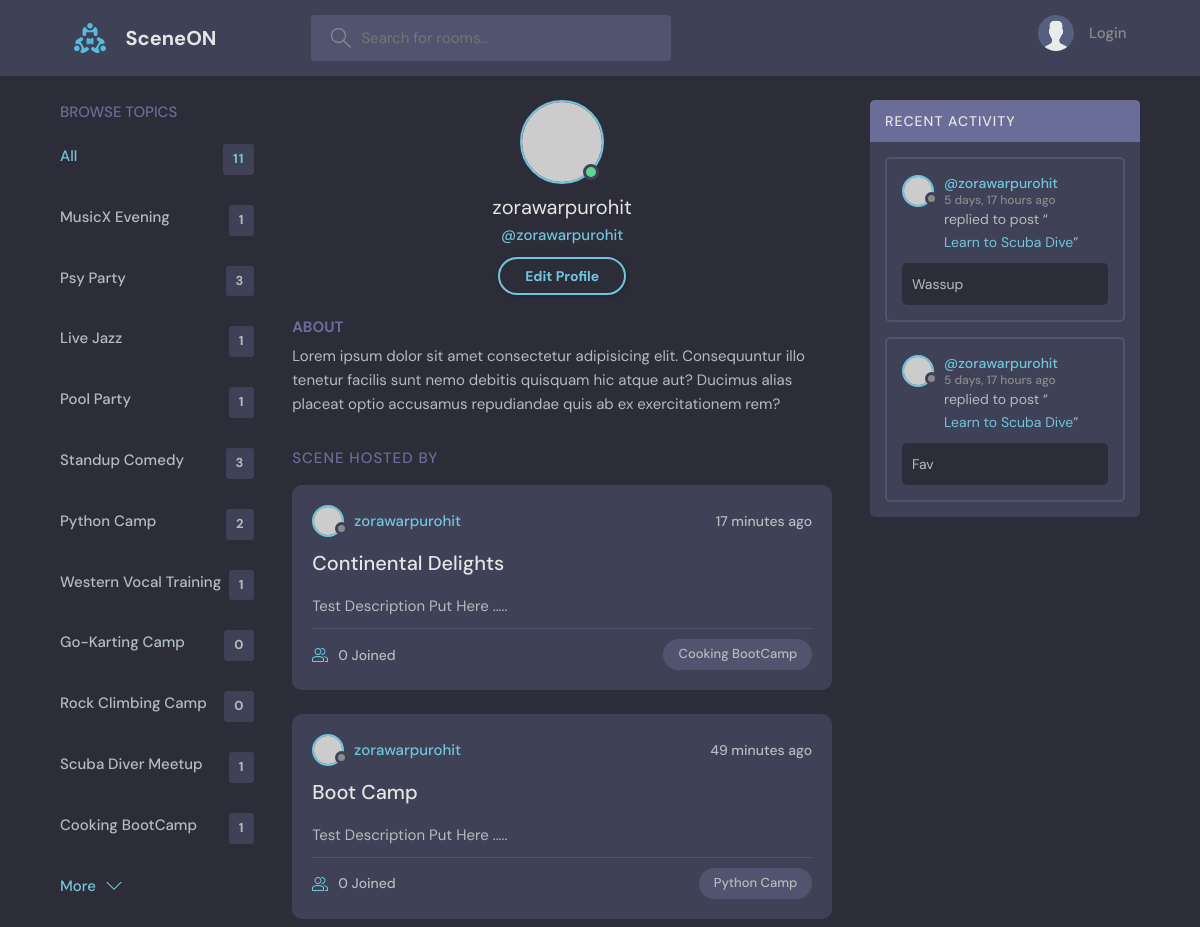
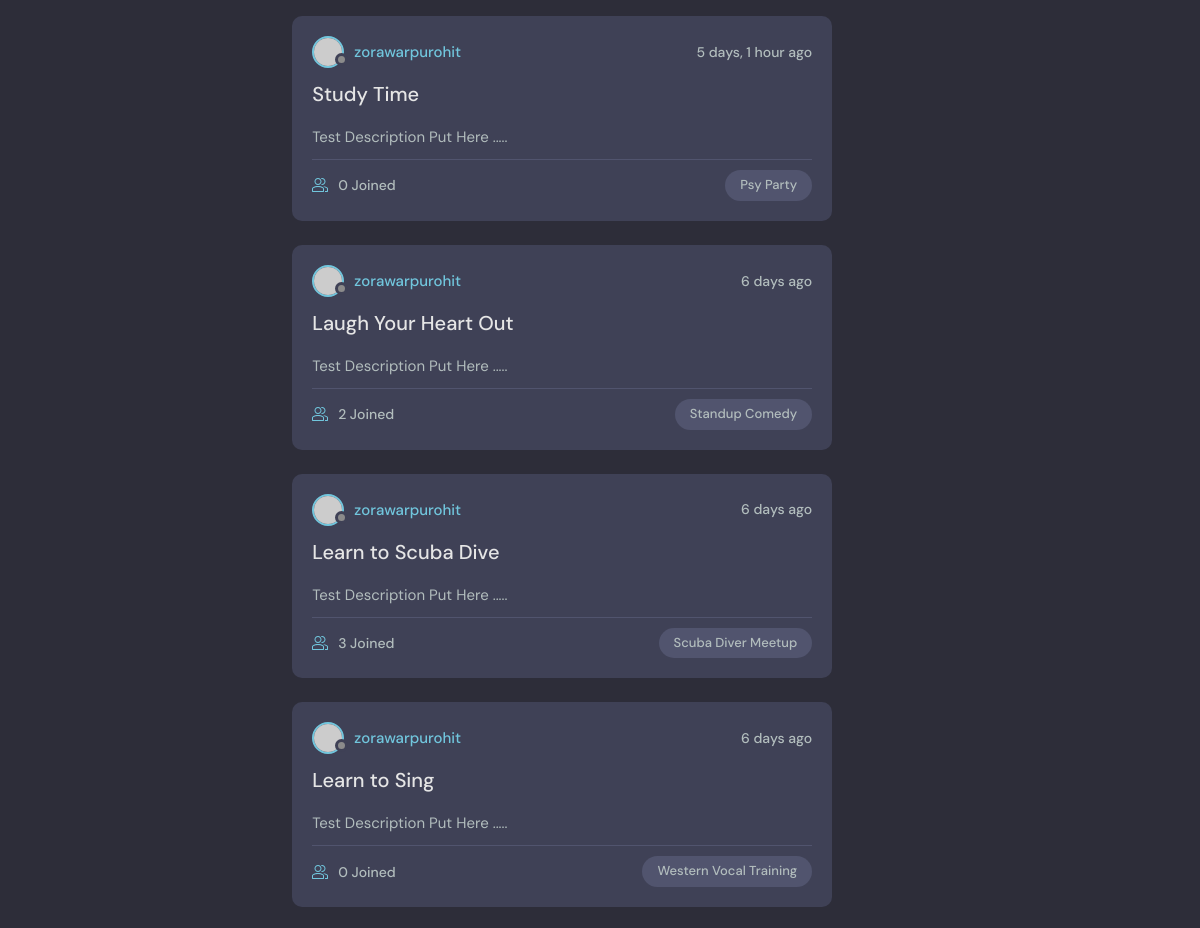
Before: /profile/1 (upper part) with the older database file (2 pictures, top to bottom).
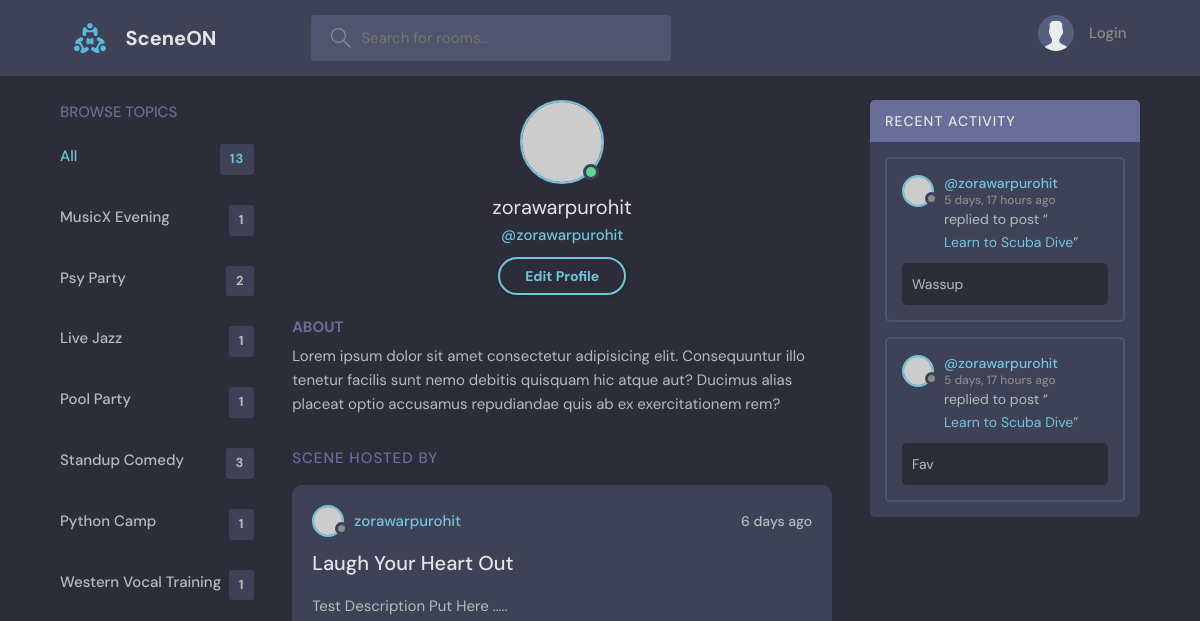
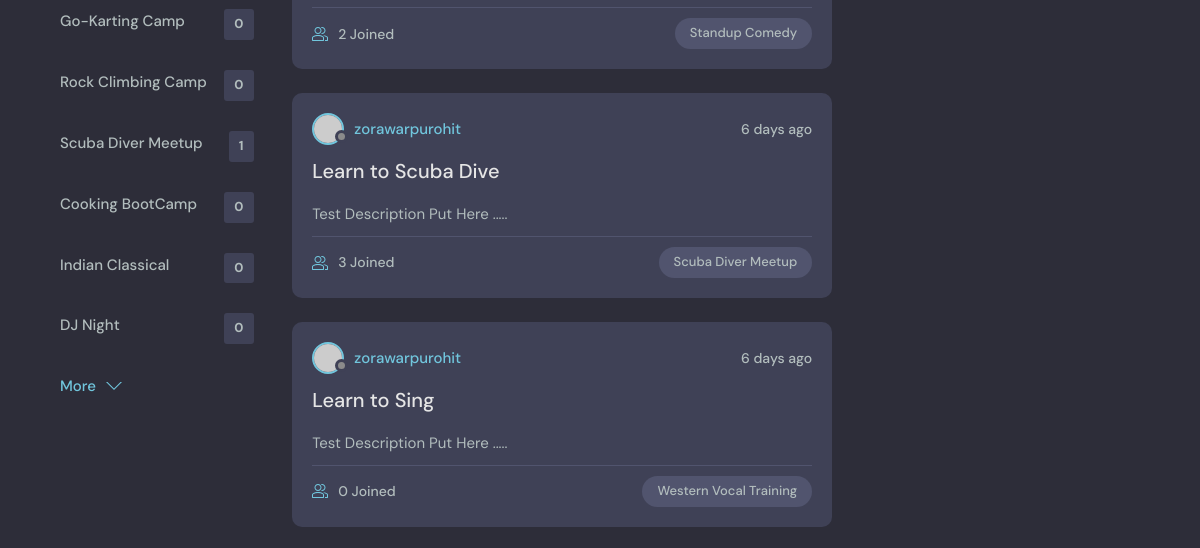
After: the same page with the newer database file (2 pictures, top to bottom).
### base/models.py (models this page shows, shortened)
class Topic(models.Model):
    name = models.CharField(max_length=200)

class Room(models.Model):
    host = models.ForeignKey(User, on_delete=models.SET_NULL, null=True)
    topic = models.ForeignKey(Topic, on_delete=models.SET_NULL, null=True)
    name = models.CharField(max_length=200)
    description = models.TextField(null=True, blank=True)
    participants = models.ManyToManyField(User, related_name='participants', blank = True)
    updated = models.DateTimeField(auto_now=True)
    created = models.DateTimeField(auto_now_add=True)
    class Meta:
        ordering = ['-updated', '-created']
    def __str__(self):
        return self.name

class Message(models.Model):
    user = models.ForeignKey(User, on_delete=models.CASCADE)
    room = models.ForeignKey(Room, on_delete=models.CASCADE)
    body = models.TextField()
    updated = models.DateTimeField(auto_now=True)
    created = models.DateTimeField(auto_now_add=True)
    class Meta:
        ordering = ['-updated', '-created']

### base/views.py (the view)
# urls.py: path('profile/<str:id>', views.userProfile, name="userprofile"),
def userProfile(request, id):
    user = User.objects.get(id=id)
    rooms = user.room_set.all()
    room_messages = user.message_set.all()
    topics = Topic.objects.all()
    profile_data = {'user': user, 'rooms': rooms, 'room_messages': room_messages, 'topics':topics}
    return render(request, 'base/profile.html', profile_data)

### base/templates/base/profile.html
{%extends 'main.html' %}
{% block content %}
  <main class="profile-page layout layout--3">
    <div class="container">
      {% include 'base/topics_component.html' %}
      <div class="roomList">
        <div class="profile">
          <div class="profile__avatar">
            <div class="avatar avatar--large active">
              <img src="https://randomuser.me/api/portraits/men/11.jpg" />
            </div>
          </div>
          <div class="profile__info">
            <h3>{{user.username}}</h3>
            <p>@{{user.username}}</p>
            <a href="edit-user.html" class="btn btn--main btn--pill">Edit Profile</a>
          </div>
          <div class="profile__about">
            <h3>About</h3>
            <p>
              Lorem ipsum dolor sit amet consectetur adipisicing elit. Consequuntur illo tenetur
              facilis sunt nemo debitis quisquam hic atque aut? Ducimus alias placeat optio
              accusamus repudiandae quis ab ex exercitationem rem?
            </p>
          </div>
        </div>
        <div class="roomList__header">
          <div>
            <h2>Scene Hosted by </a>
            </h2>
          </div>
        </div>
        {% include 'base/feed_component.html'%}
      </div>
      {% include 'base/activity_component.html'%}
    </div>
  </main>
{% endblock %}

### templates/main.html (shortened to what this page needs)
<!DOCTYPE html>
{% load static %}
<html lang="en">
  <head>
    <link rel="stylesheet" href="{% static 'styles/style.css' %}" />
  </head>
  <body>
    {% include 'navigation.html' %}
    {% block content %}
    {% endblock %}
  </body>
</html>

### templates/navigation.html (shortened to what this page needs)
{% load static %}
<header class="header header--loggedIn">
    <div class="container">
      <a href="{% url 'home' %}" class="header__logo">
        <img src="{% static 'images/logo.svg' %}" />
        <h1>SceneON</h1>
      </a>
      <form class="header__search" method="GET" action="{% url 'home' %}">
        <label>
          <input name="q" placeholder="Search for rooms..." />
        </label>
      </form>
      <nav class="header__menu">
        {%if request.user.is_authenticated %}
        <div class="header__user">
          <a href="profile.html">
            <div class="avatar avatar--medium active">
              <img src="https://randomuser.me/api/portraits/men/37.jpg" />
            </div>
            <p>{{request.user.username}}<span>@{{request.user.username}}</span></p>
          </a>
          <button class="dropdown-button">
            <svg version="1.1" xmlns="http://www.w3.org/2000/svg" width="32" height="32" viewBox="0 0 32 32">
              <title>chevron-down</title>
              <path d="M16 21l-13-13h-3l16 16 16-16h-3l-13 13z"></path>
            </svg>
          </button>
        </div>
        {% else %}
        <a href="{% url 'login' %}">
          <img src="{% static 'images/avatar.svg' %}" />
          <p>Login</p>
        </a>
        {% endif %}
      </nav>
    </div>
  </header>

### base/templates/base/topics_component.html
<div class="topics">
  <div class="topics__header">
    <h2>Browse Topics</h2>
  </div>
  <ul class="topics__list">
    <li>
      <a href="{% url 'home' %}" class="active">All <span>{{topics.count}}</span></a>
    </li>
    {% for topic in topics %}
    <li>
      <a href="{% url 'home' %}?q={{topic.name}}">{{topic.name}} <span>{{topic.room_set.all.count}}</span></a>
    </li>
    {% endfor %}
  </ul>
  <a class="btn btn--link" href="topics.html">
    More
    <svg version="1.1" xmlns="http://www.w3.org/2000/svg" width="32" height="32" viewBox="0 0 32 32">
      <title>chevron-down</title>
      <path d="M16 21l-13-13h-3l16 16 16-16h-3l-13 13z"></path>
    </svg>
  </a>
</div>

### base/templates/base/feed_component.html (shortened to what this page needs)
{% for room in rooms %}
<div class="roomListRoom">
  <div class="roomListRoom__header">
    <a href="{% url 'userprofile' room.host.id %}" class="roomListRoom__author">
      <div class="avatar avatar--small">
        <img src="https://randomuser.me/api/portraits/women/11.jpg" />
      </div>
      <span>{{room.host.username}}</span>
    </a>
    <div class="roomListRoom__actions">
      <span>{{room.created|timesince}} ago</span>
    </div>
  </div>
  <div class="roomListRoom__content">
    <a href="{% url 'room' room.id %}">{{room.name}}</a>
    <p>
      Test Description Put Here .....
    </p>
  </div>
  <div class="roomListRoom__meta">
    <a href="{% url 'room' room.id %}" class="roomListRoom__joined">
      {{room.participants.all.count}} Joined
    </a>
    <p class="roomListRoom__topic">{{room.topic.name}}</p>
  </div>
</div>
{% endfor %}

### base/templates/base/activity_component.html (shortened to what this page needs)
<div class="activities">
  <div class="activities__header">
    <h2>Recent Activity</h2>
  </div>
  {% for message in room_messages %}
  <div class="activities__box">
    <div class="activities__boxHeader roomListRoom__header">
      <a href="{% url 'userprofile' message.user.id %}" class="roomListRoom__author">
        <div class="avatar avatar--small">
          <img src="https://randomuser.me/api/portraits/women/11.jpg" />
        </div>
        <p>
          @{{message.user}}
          <span>{{message.created | timesince }} ago</span>
        </p>
      </a>
    </div>
    <div class="activities__boxContent">
      <p>replied to post “<a href="{% url 'room' message.room.id %}">{{message.room}}</a>”</p>
      <div class="activities__boxRoomContent">
        {{message.body}}
      </div>
    </div>
  </div>
  {% endfor %}
</div>

Changed rows visible on the page:
removed Room: host.username "zorawarpurohit", created "17 minutes", name "Continental Delights", participants.all.count "0", topic.name "Cooking BootCamp"
removed Room: host.username "zorawarpurohit", created "49 minutes", name "Boot Camp", participants.all.count "0", topic.name "Python Camp"
removed Room: host.username "zorawarpurohit", created "5 days, 1 hour", name "Study Time", participants.all.count "0", topic.name "Psy Party"
computed for Topic "Psy Party": room_set.all.count "3" → "2"
computed for Topic "Python Camp": room_set.all.count "2" → "1"
computed for Topic "Cooking BootCamp": room_set.all.count "1" → "0"
added Topic: name "Indian Classical", room_set.all.count "0"
added Topic: name "DJ Night", room_set.all.count "0"
Other visible differences:
{{ topics.count }}: "11" → "13"
